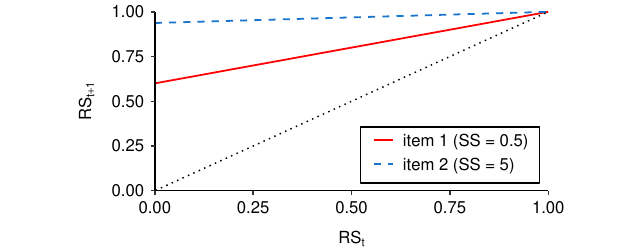

This figure's R source:
library(ggplot2)
library(latex2exp)

#------------------------------------------------------------
# create ggplot apa style
# See https://ggplot2tutor.com/tutorials/apa_bar_chart
#------------------------------------------------------------
apatheme=theme_bw()+
  theme(
    plot.margin = unit(c(0.3,2,0,2), "cm"),
    panel.grid.major=element_blank(),
    panel.grid.minor=element_blank(),
    panel.border=element_blank(),
    axis.line=element_line(),
    axis.title = element_text(size = 12, color = "black"),
    axis.title.y = element_text(margin = margin(r = 10)),
    axis.title.x = element_text(margin = margin(t = 10)),
    axis.text = element_text(size = 12, color = "black"),
    axis.text.x = element_text(margin = margin(t = 5)),
    axis.text.y = element_text(margin = margin(r = 5)),
    
    text=element_text(family='Helvetica'),
    legend.title=element_blank(), 
    legend.position = c(0.75, 0.2),
    legend.background = element_rect(color = "black"),
    legend.text = element_text(size = 12),
    legend.margin = margin(t = 1, l = 8, r = 8, b = 5),
    legend.key = element_rect(color = NA, fill = NA)
  )

#------------------------------------------------------------
# plot retrieval strength update function after successful retrieval event
#------------------------------------------------------------

# set compression factor c
c = 3

# Generate x and y values for two sample memory items
rs <- seq(0, 1, length.out = 100)

## Memory item 1
s1 = 0.5
y1 <- 1/(c * s1 + 1) * (rs-1) + 1

## Memory item 2
s2 = 5
y2 <- 1/(c * s2 + 1) * (rs-1) + 1

## Create df
df <- data.frame(x = rs, y1 = y1, y2 = y2)

plot <- ggplot(df, aes(x))+
geom_line(aes(y = y1, color = "item 1 (SS = 0.5)", linetype = "item 1 (SS = 0.5)"), size=.6) +
geom_line(aes(y = y2, color = "item 2 (SS = 5)", linetype = "item 2 (SS = 5)"), size=.6) +
geom_abline(slope = 1, linetype="dotted") +
scale_x_continuous(limits = c(0,1), expand = expansion(add = c(0, 0)), breaks=seq(0,1,.25)) +
scale_y_continuous(limits = c(0,1), expand = expansion(add = c(0, 0)), breaks=seq(0,1,.25)) +
#Manually set color of lines to both be black; they are blue by default
scale_linetype_manual(name = "Legend", values = c("item 1 (SS = 0.5)" = "solid", "item 2 (SS = 5)" = "dashed"))  +
scale_colour_manual(name = "Legend",  values = c("item 1 (SS = 0.5)" = "red", "item 2 (SS = 5)" = "dodgerblue3")) +   
labs(x= TeX(r"($RS_{t}$)"), y= TeX(r"($RS_{t+1}$)")) +
apatheme


plot

# Save the plot as a PNG file
ggsave(
  "plots/retrieval_strength_update.pdf",
  plot,
  width = 6.27,
  height = 2.5,
  dpi = 300
)
